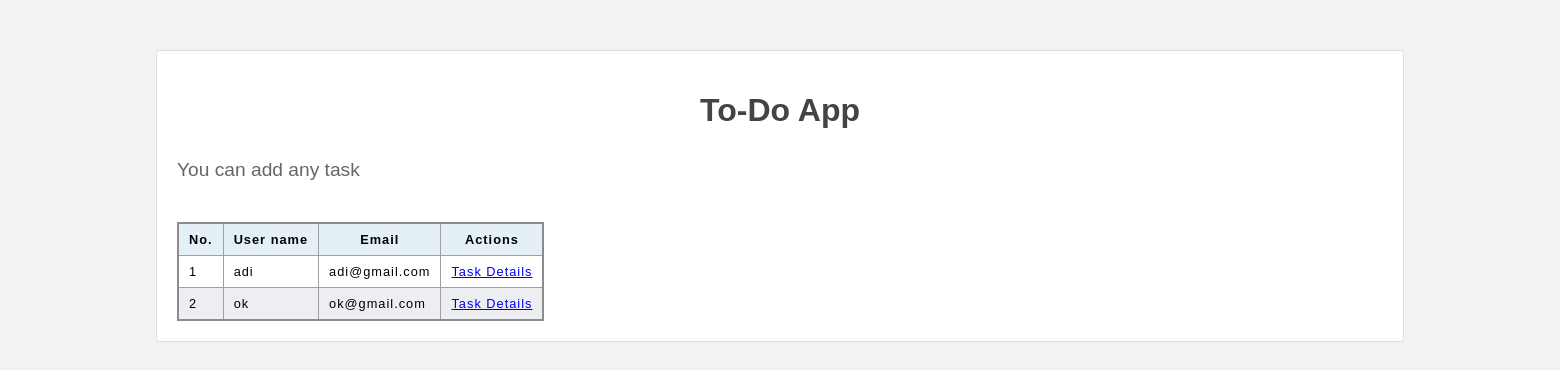
Page /adminDash on the earlier database version.
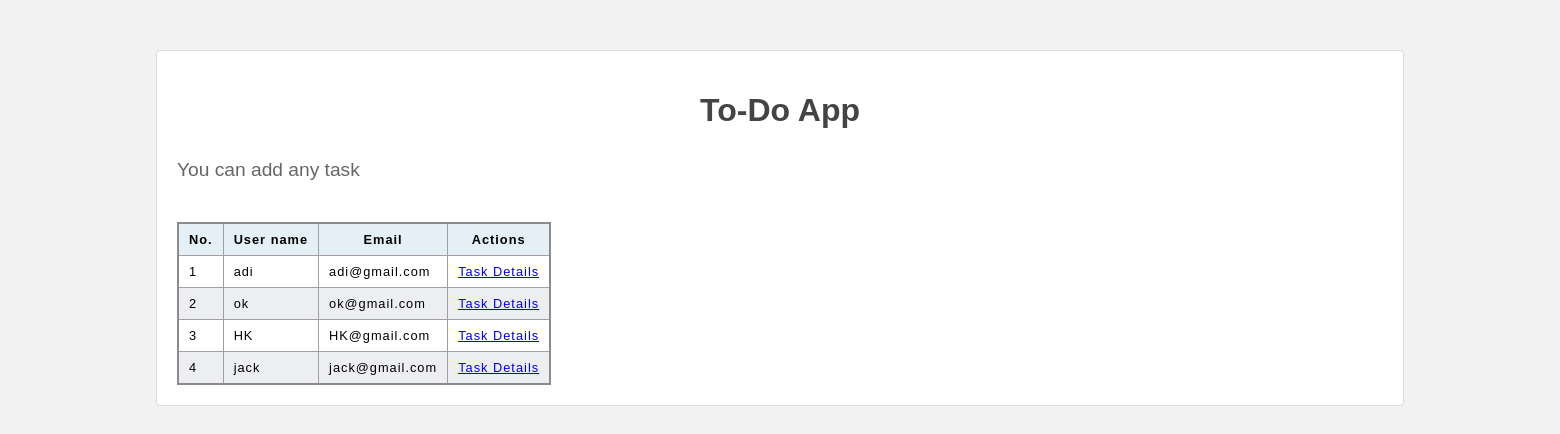
Same page on the later database version.
### todo/models.py (models this page shows, shortened)
class Person(models.Model):
    id = models.AutoField(primary_key=True)
    name = models.CharField(max_length=200)
    email = models.EmailField(max_length=500, unique=True)
    password = models.CharField(max_length=500)

### todo/views.py (the view)
# urls.py: path('adminDash', views.adminDash, name='adminDash'),
def adminDash(request):
    users = Person.objects.all()
    return render(request, 'admindashbord.html', {'users': users})

### todo/templates/admindashbord.html (shortened to what this page needs)
<!DOCTYPE html>
<html lang="en">
<head>
</head>
<body>
    <div class="container">
        <h1>To-Do App</h1>
        <p>You can add any task</p>
        <form action=>
        </form>
        <table class="table mb-4">
            <thead>
                <tr>
                    <th> No.</th>
                    <th> User name</th>
                    <th> Email</th>
                    <th> Actions</th>
                </tr>
            </thead>
            <tbody>
                {% for user in users %}
                <tr>
                    <td>{{ forloop.counter }}</td>
                    <td>{{ user.name }}</td>
                    <td>{{ user.email }}</td>
                    <td>
                        <a href="{% url 'display' user.id %}" class="btn btn-danger gradient-custom">Task Details</a>
                    </td>
                </tr>
                {% endfor %}
            </tbody>
        </table>
    </div>
</body>
</html>

### todo/templates/admindashbord.html (style rules this page uses)
* { box-sizing: border-box; }
body { font-family: Arial, sans-serif; background-color: #f2f2f2; margin: 0; }
table { border-collapse: collapse; border: 2px solid rgb(140 140 140); font-family: sans-serif; font-size: 0.8rem; letter-spacing: 1px; }
thead, tfoot { background-color: rgb(228 240 245); }
th, td { border: 1px solid rgb(160 160 160); padding: 8px 10px; }
td:last-of-type { text-align: center; }
tbody > tr:nth-of-type(even) { background-color: rgb(237 238 242); }
.container { width: 80%; margin: 50px auto; background-color: #fff; padding: 20px; border: 1px solid #ddd; border-radius: 4px; }
.container h1 { text-align: center; margin-bottom: 30px; color: #444; }
.container p { font-size: 1.2rem; color: #666; margin-bottom: 20px; }

Differences in the rows shown:
added Person: name "HK", email "HK@gmail.com"
added Person: name "jack", email "jack@gmail.com"
